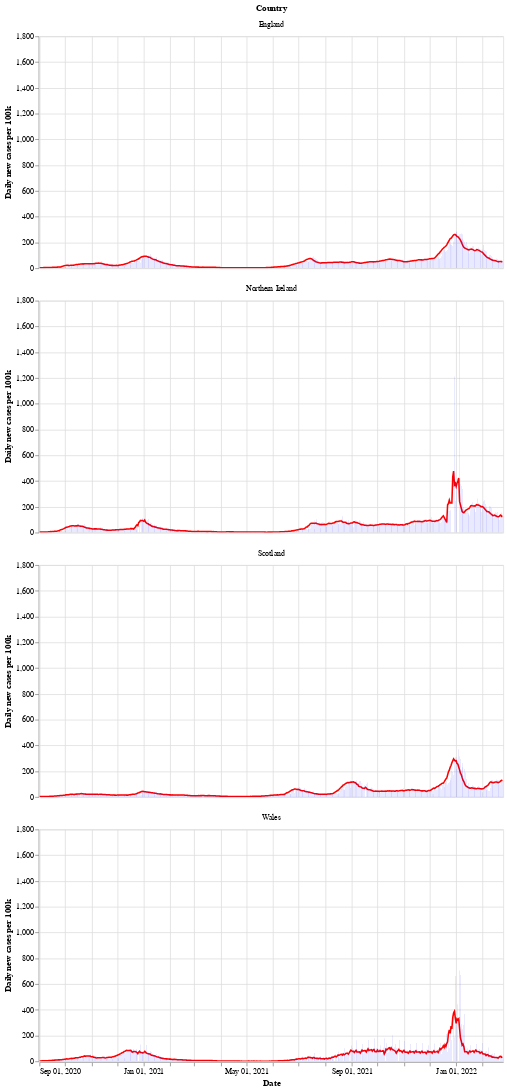

The notebook cell saved with this chart:
### Markdown cell above
Next is a bar chart of the number of new cases in each country (per 100k population), with the 7 day moving average of cases. Again we see that Wales saw a longer period of raising and falling cases compared to the other countries.

After a period of cases falling, each nation is now seeing a rise in the number of cases - especially in Wales.

### Code cell
# collapse
bars = alt.Chart(uk_cases).mark_bar().encode(
    x=alt.X("yearmonthdate(date):T", axis=alt.Axis(title='Date')),
    y=alt.Y("newCasesRate:Q", axis=alt.Axis(title='Daily new cases per 100k')),
    tooltip='newCasesRate',
    color=alt.condition(
        alt.datum.dailyChange > 0,
        alt.value("orange"),  # The positive color
        alt.value("blue")  # The negative color
    )
).properties(title='New cases per 100k population with rolling 7 day average', width=600).interactive()
line = alt.Chart(uk_cases).mark_line(
    color='red',
    size=2,
).transform_window(
    rolling_mean='mean(newCasesRate)',
    frame=[0, 7],
    groupby=['areaName']
).encode(
    x='yearmonthdate(date):T',
    y='rolling_mean:Q'
)
alt.layer(line, bars, data=uk_cases).facet(alt.Row('areaName', title='Country'), columns=1)

### Figure 1 — Vega-Lite specification as saved in the notebook (floating-point values rounded to 4 significant figures; data arrays with more than 128 entries replaced by an {"elided": "..."} marker saying what was removed)
{"config": {"view": {"continuousWidth": 400, "continuousHeight": 300}}, "data": {"name": "data-af21d6c11f69240b9321024199d1b875"}, "facet": {"type": "nominal", "field": "areaName", "title": "Country"}, "spec": {"layer": [{"mark": {"type": "line", "color": "red", "size": 2}, "encoding": {"x": {"type": "temporal", "field": "date", "timeUnit": "yearmonthdate"}, "y": {"type": "quantitative", "field": "rolling_mean"}}, "transform": [{"window": [{"op": "mean", "field": "newCasesRate", "as": "rolling_mean"}], "frame": [0, 7], "groupby": ["areaName"]}]}, {"mark": "bar", "encoding": {"color": {"condition": {"value": "orange", "test": "(datum.dailyChange > 0)"}, "value": "blue"}, "tooltip": {"type": "quantitative", "field": "newCasesRate"}, "x": {"type": "temporal", "axis": {"title": "Date"}, "field": "date", "timeUnit": "yearmonthdate"}, "y": {"type": "quantitative", "axis": {"title": "Daily new cases per 100k"}, "field": "newCasesRate"}}, "selection": {"selector002": {"type": "interval", "bind": "scales", "encodings": ["x", "y"]}}, "title": "New cases per 100k population with rolling 7 day average", "width": 600}]}, "columns": 1, "$schema": "https://vega.github.io/schema/vega-lite/v4.8.1.json", "datasets": {"data-af21d6c11f69240b9321024199d1b875": {"elided": "2168 records"}}}
